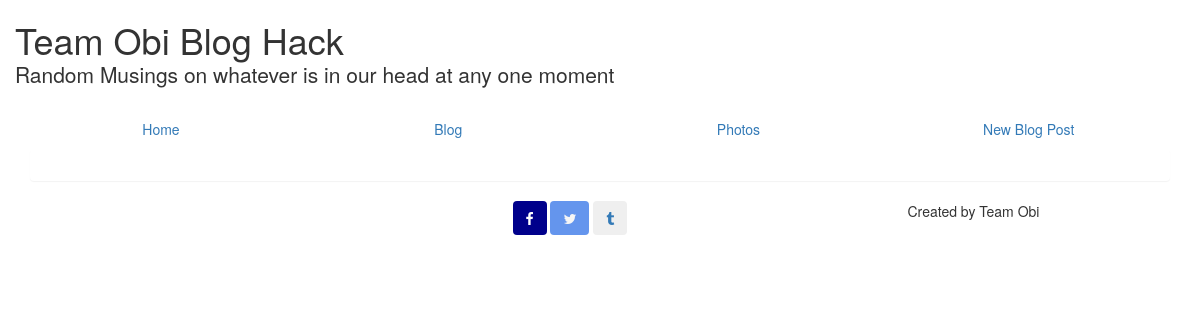
The page /blog/ on the database as committed earlier.
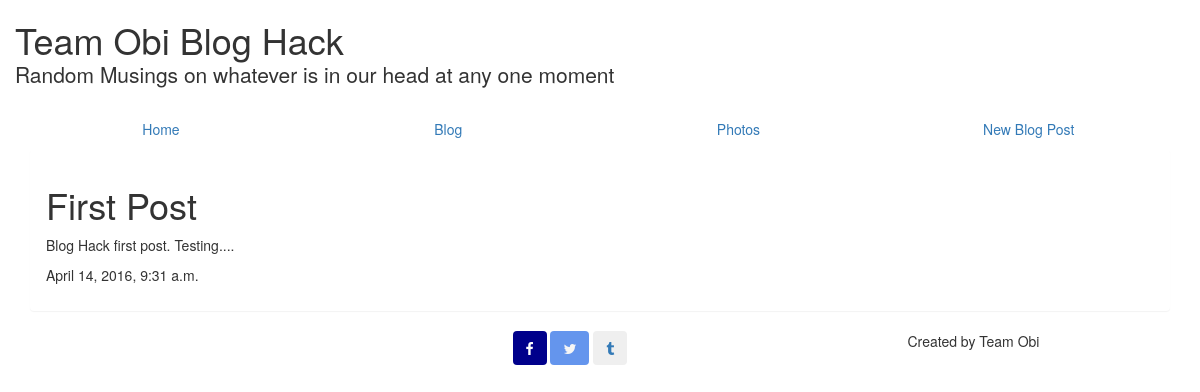
The same page on the database as committed later.
### blog_app/models.py (models this page shows, shortened)
class Post(models.Model):
    author = models.ForeignKey('auth.User')
    title = models.CharField(max_length=200)
    content = models.TextField()
    created_date = models.DateTimeField(
        default=timezone.now)
    published_date = models.DateTimeField(
        blank=True, null=True)
    views = models.IntegerField(default=0)  # Record how often a post is seen
    tag = models.CharField(max_length=100, blank=True, null=True)
    image = models.ImageField(upload_to="images", blank=True, null=True)

### blog_app/views.py (the view)
# urls.py: url(r'^blog/$', blog_views.bloglist, name='bloglist'),
def bloglist(request):
    posts = Post.objects.filter(published_date__lte=timezone.now()).order_by('-published_date')
    return render(request, 'bloglist.html', {'posts': posts})

### blog_app/templates/bloglist.html
{% extends 'base.html' %}
{% block content %}
    {% for post in posts %}
        <h1>{{ post.title }}</h1>
        <p>{{ post.content }}</p>
        <p>{{ post.published_date }}</p>
    {% endfor %}
{% endblock %}

### templates/base.html (shortened to what this page needs)
{% load staticfiles %}
<!DOCTYPE html>
<head>
    <link rel="stylesheet" href="https://maxcdn.bootstrapcdn.com/bootstrap/3.3.6/css/bootstrap.min.css">
    <link rel="stylesheet" href="{% static "css/styles.css" %}">
    <link href="//netdna.bootstrapcdn.com/font-awesome/4.0.3/css/font-awesome.css" rel="stylesheet">
</head>
<body>
<div id="masthead">
    <div class="container">
         <div class="row">
                <h1> Team Obi Blog Hack
                    <p id="logo" class="lead">Random Musings on whatever is in our head at any one moment</p>
                </h1>
        </div>
        <nav class='row'>
				<ul class='nav nav-pills nav-justified col-sm-2'>
				    <li><a href="/">Home</a></li>
				    <li><a href="/blog_app">Blog</a></li>
		    	    <li><a href="#">Photos</a></li>
                    <li><a href="/post/new/">New Blog Post</a></li>
                </ul>
		</nav>
    </div>
</div>
<div class="container">
    <div class="row">
        <div class="col-md-12">
            <div class="panel">
                <div class="panel-body">
                    {% block content %}
                    {% endblock %}
                </div>
            </div>
        </div>
    </div>
</div>
<div class="row">
    <div class="col-sm-4 col-sm-offset-5">
        <button type="button" class="btn btn-facebook" style="background-color:darkblue" ><a href="#"><i class="fa fa-facebook" style="color:white"></i></a></button>
        <button type="button" class="btn btn-twitter" style="background-color:cornflowerblue"><a href ="#"><i class="fa fa-twitter" style="color:whitesmoke"></i></a></button>
        <button type="button" class="btn btn-tumblr"><a href ="#"><i class="fa fa-tumblr"></i></a></button>
    </div>
    <p>Created by Team Obi</p>
</div>
</body>
</html>

Rows that differ between the two databases and show on the page:
added Post: title "First Post", content "Blog Hack first post. Testing....", published_date "April 14, 2016, 9:31 a.m."
